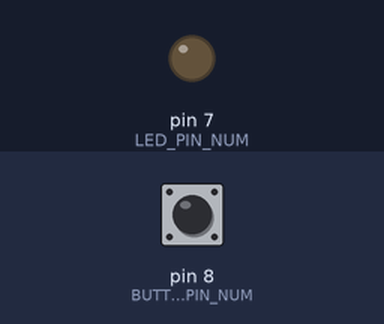
This sketch was run on a simulated Arduino Uno, built with avr-gcc and run on an emulated ATmega328P. On the bench: output pins drawn as LEDs (lit = HIGH). The inputs (shaded band) are chosen by the test bench; at power-on: pin 8 (BUTTON_PIN_NUM) LOW.

Above: at 1.2 s.
1.3 s: pin 8 (BUTTON_PIN_NUM) pulled HIGH for 0.15 s
At 2.0 s:
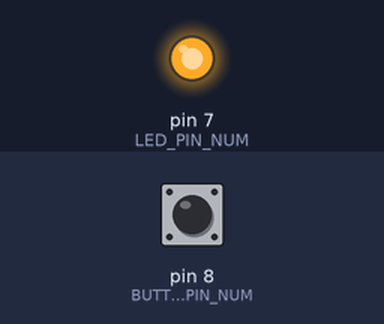
2.9 s: pin 8 (BUTTON_PIN_NUM) pulled HIGH for 1 s
At 3.2 s:
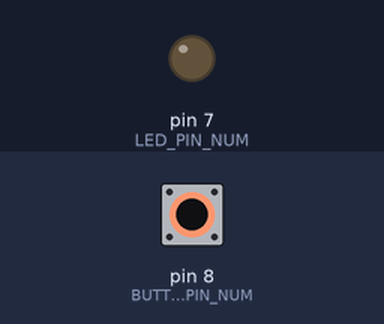
5.4 s: pin 8 (BUTTON_PIN_NUM) pulled HIGH for 3.2 s
At 6.3 s:
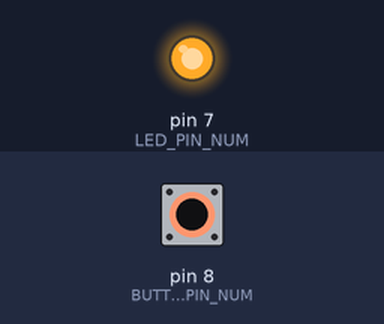
Timing chart, 0 to 8.4 s (numbered marks = the images above; inputs shaded):
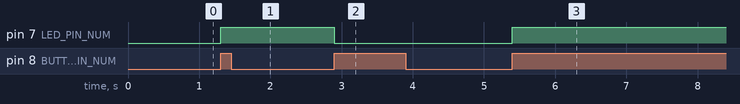

The sketch:

Arduino.ino
```cpp
#define BUTTON_PIN_NUM	8
#define LED_PIN_NUM		7

bool g_isRun = false;
bool g_isPressedButton = false;

void setup()
{
  pinMode(BUTTON_PIN_NUM, INPUT);
  pinMode(LED_PIN_NUM, OUTPUT);
}

void loop()
{
  if (g_isRun && digitalRead(BUTTON_PIN_NUM) && !g_isPressedButton){
  	g_isRun = false;
    digitalWrite(LED_PIN_NUM, LOW);
    g_isPressedButton = true;
  }
  else if (!g_isRun && digitalRead(BUTTON_PIN_NUM) && !g_isPressedButton){
  	g_isRun = true;
    digitalWrite(LED_PIN_NUM, HIGH);
    g_isPressedButton = true;
  }

  if (!digitalRead(BUTTON_PIN_NUM)){
    g_isPressedButton = false;
  }
}
```

Measured:
- after the input at 1.3 s, pin 7 (LED_PIN_NUM): LOW → HIGH at once
- after the input at 2.9 s, pin 7 (LED_PIN_NUM): HIGH → LOW at once
- after the input at 5.4 s, pin 7 (LED_PIN_NUM): LOW → HIGH at once
